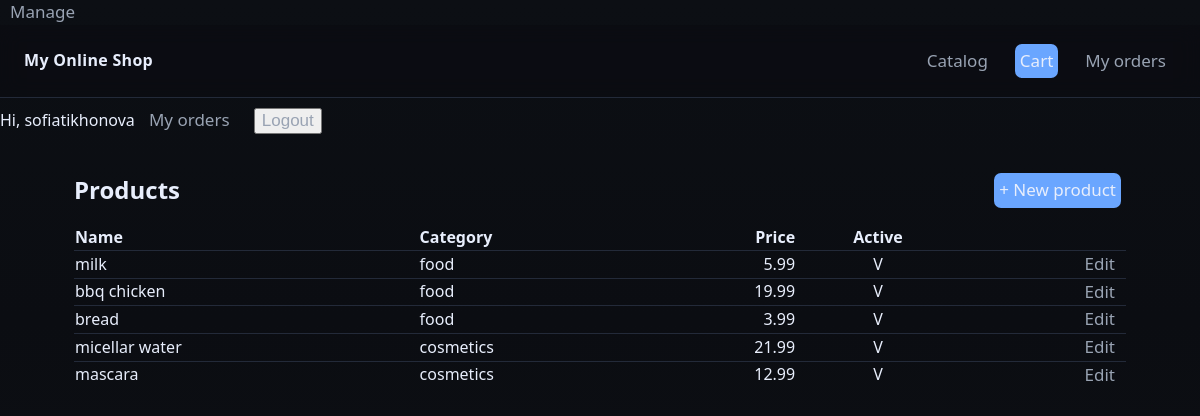
Before: /manage/products/ (signed in) with the older database file.
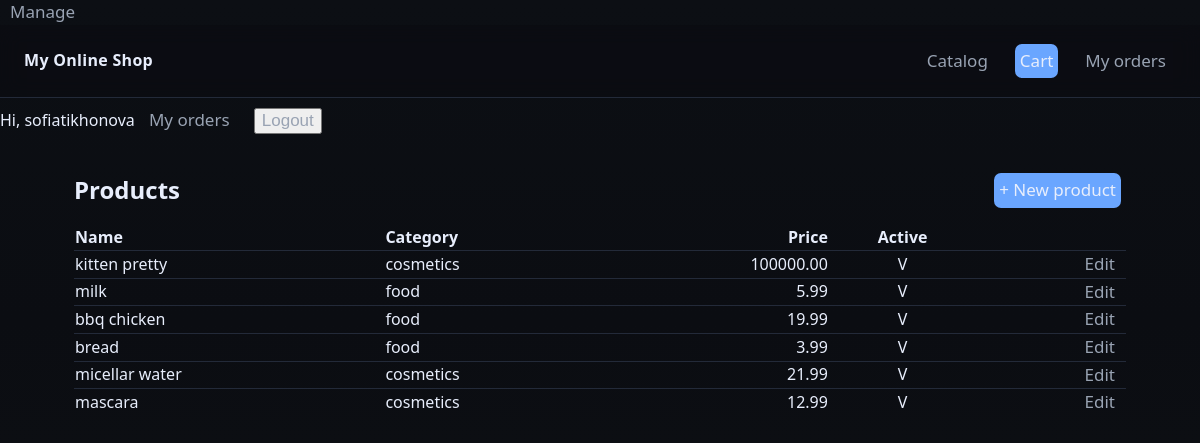
After: the same page with the newer database file.
### shop/models.py (models this page shows, shortened)
class Product(models.Model):
    category=models.ForeignKey(Category, on_delete=models.PROTECT, related_name='products')
    name=models.CharField(max_length=180)
    slug=models.SlugField(max_length=200, unique=True)
    price=models.DecimalField(max_digits=10, decimal_places=2, default=Decimal('0.00'))
    is_weighted=models.BooleanField(default=False, help_text='Drobnoe kolichestvo (ex: kg)')
    stock=models.PositiveIntegerField(default=100)
    is_active=models.BooleanField(default=True)
    unit=models.CharField(max_length=20, default='pcs')
    image=models.ImageField(upload_to='products/%Y/%m/', blank=True, null=True)
    description=models.TextField(blank=True)
    class Meta:
        ordering=['name']
        indexes=[models.Index(fields=['slug']), models.Index(fields=['name'])]
        verbose_name='Product'
        verbose_name_plural='Products'

class Category(models.Model):
    name=models.CharField(max_length=120)
    slug=models.SlugField(max_length=140, unique=True)
    class Meta:
        ordering=['name']
        verbose_name='Category'
        verbose_name_plural='Categories'

### shop/views.py (the view)
# urls.py: path('manage/products/', views.manage_products, name='manage_products'),
@login_required
@permission_required('shop.change_product', raise_exception=True)
def manage_products(request):
    products=Product.objects.all().order_by('-id')
    return render(request, 'shop/manage/products_list.html', {'products': products})

### shop/templates/shop/manage/products_list.html (shortened to what this page needs)
{%extends 'shop/base.html'%}
{%block content%}
<section class="panel">
    <div style="display:flex; justify-content:space-between; align-items:center">
        <h2 style="margin:0">Products</h2>
        <a class="btn btn--primary" href="{%url 'shop:product_create'%}">+ New product</a>
    </div>
    <table style="width:100%; margin-top:12px; border-collapse:collapse">
        <thead>
            <tr>
                <th align="left">Name</th>
                <th align="left">Category</th>
                <th align="right">Price</th>
                <th align="center">Active</th>
                <th></th>
            </tr>
        </thead>
        <tbody>
            {%for p in products%}
            <tr style="border-top:1px solid var(--border)">
                <td>{{p.name}}</td>
                <td>{{p.category.name}}</td>
                <td align="right">{{p.price}}</td>
                <td align="center">{{p.is_active|yesno:"V, X"}}</td>
                <td align="right"><a class="btn" href="{%url 'shop:product_edit' p.id%}">Edit</a></td>
            </tr>
            {%empty%}
            <tr><td colspan="5" class="muted">No products yeat.</td></tr>
            {%endfor%}
        </tbody>
    </table>
</section>
{%endblock%}

Changed rows visible on the page:
added Product: name "kitten pretty", category.name "cosmetics", price "100000.00", is_active "V"
